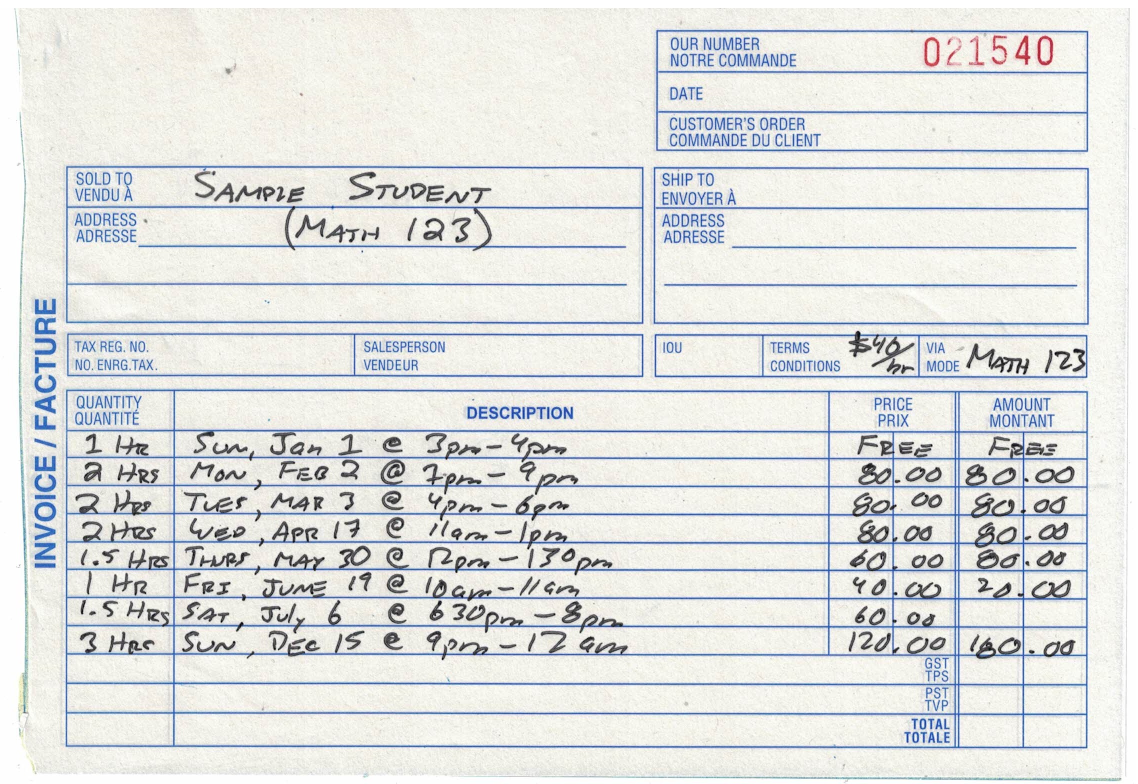
#> input picture sample_student.jpg, 2276 x 1568 px (shown at 1/2 size)
$ python tesseract_practice.py
#> lines starting #> are read from the running program, lines starting #| are printed output that depends on the picture
print("Hello world")

# from PIL import Image
import cv2
import pytesseract
pytesseract.pytesseract.tesseract_cmd = r"C:\Program Files\Tesseract-OCR\tesseract.exe"

my_image = cv2.imread("sample_student.jpg")
#> my_image is the input picture: shape (1568, 2276, 3); mean B, G, R 224.5, 225.2, 223
my_image2 = cv2.imread("sample_student_no_back_sheet.jpg")
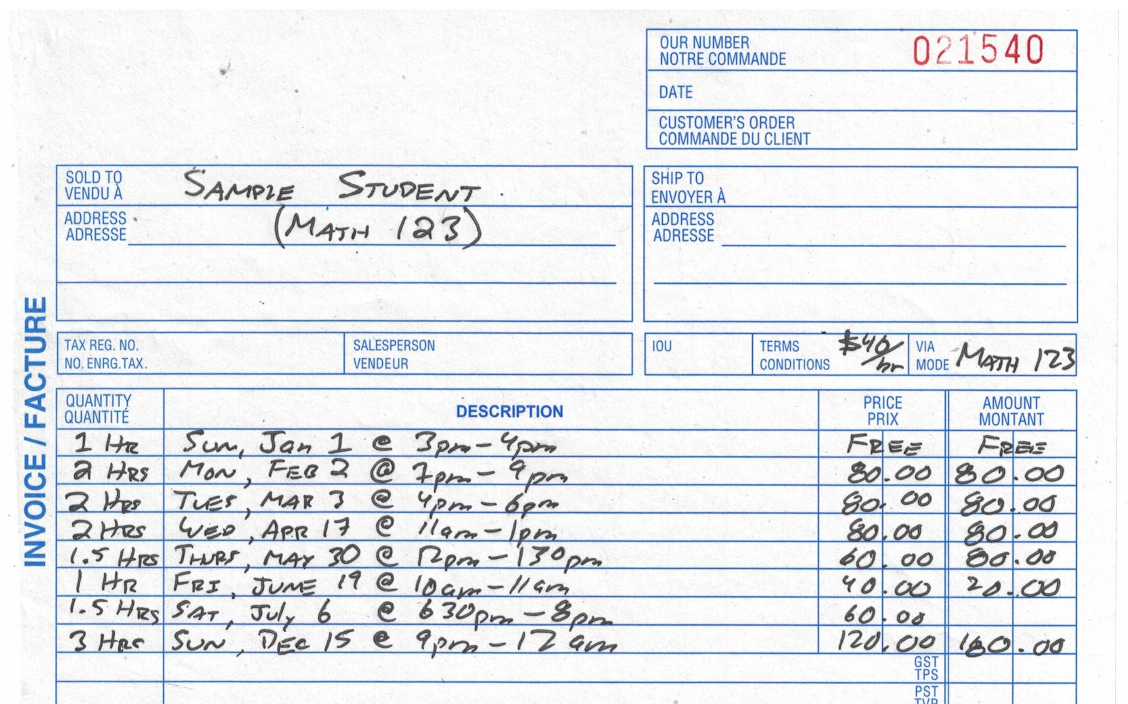
#> input picture sample_student_no_back_sheet.jpg, 2256 x 1408 px (shown at 1/2 size)
#> my_image2 is the input picture: shape (1408, 2256, 3); mean B, G, R 237.2, 232.8, 229.5
# my_image3 = cv2.imread("handwriting_test_ADF.jpg")
# my_image3 = cv2.imread("handwriting_ScanBed_dottedSolid.jpg")
# my_image3 = cv2.imread("handwriting_ScanBed_thinSolid.jpg")
my_image3 = cv2.imread("handwriting_ScanBed_dottedPaper.jpg")
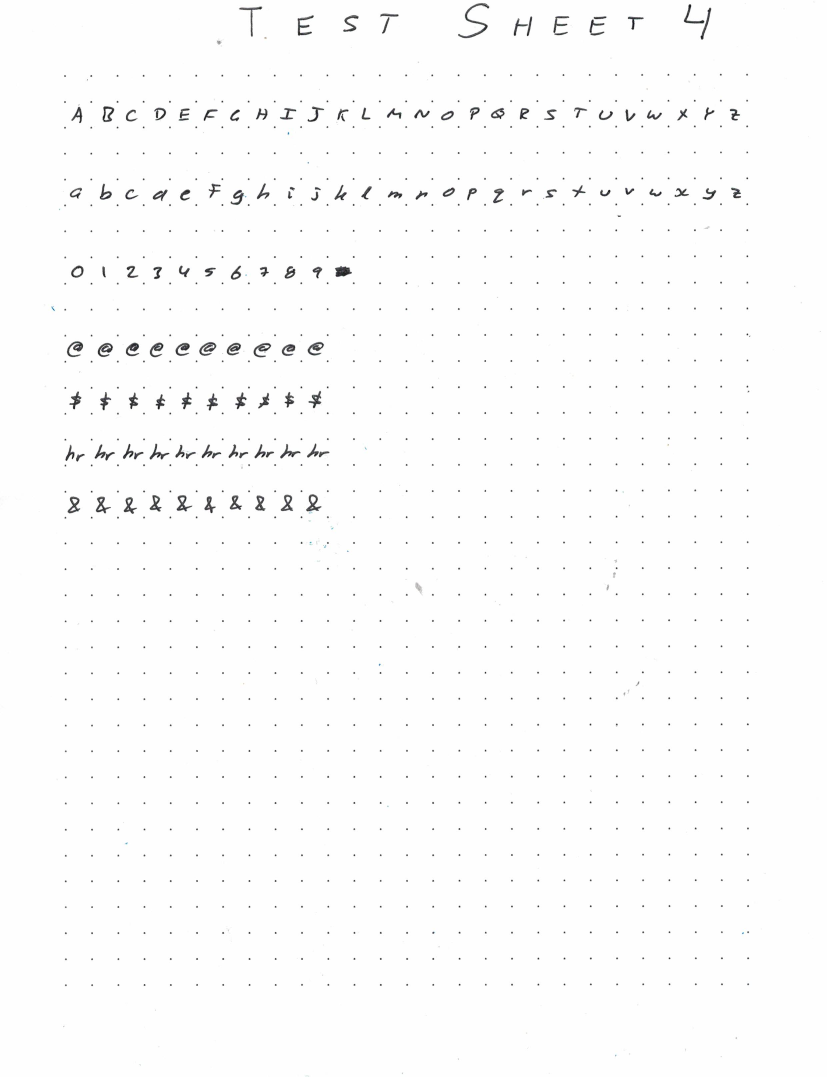
#> input picture handwriting_ScanBed_dottedPaper.jpg, 2479 x 3229 px (shown at 1/3 size)
#> my_image3 is the input picture: shape (3229, 2479, 3); mean B, G, R 251.8, 251.8, 251.7

my_image = cv2.cvtColor(my_image, cv2.COLOR_BGR2RGB)
my_image3 = cv2.cvtColor(my_image3, cv2.COLOR_BGR2GRAY)
#> my_image3: shape (3229, 2479)


image_height, image_width, _ = my_image.shape
#> image_height = 1568; image_width = 2276
image_height2, image_width2, _ = my_image2.shape
#> image_height2 = 1408; image_width2 = 2256
image_height3, image_width3 = my_image3.shape
#> image_height3 = 3229; image_width3 = 2479

print(image_height3) # 3229
#| 3229
print(image_width3) # 2479
#| 2479


WIDTH = int(1366*0.7)
HEIGHT = int(768*0.7)


SCALE_FACTOR = 0.35
WIDTH3 = int(image_width3*SCALE_FACTOR)
#> WIDTH3 = 867
HEIGHT3 = int(image_height3*SCALE_FACTOR)
#> HEIGHT3 = 1130

my_image = cv2.resize(my_image, (WIDTH, HEIGHT))
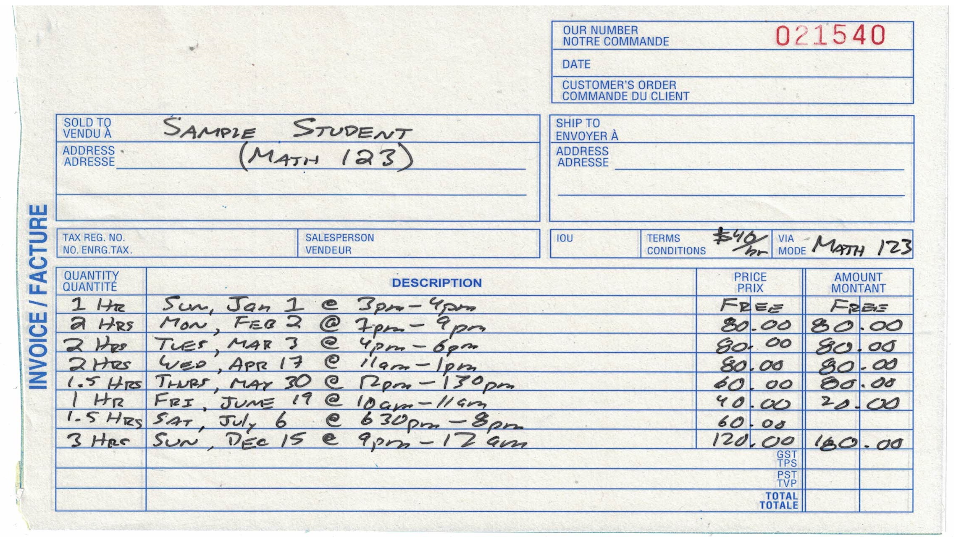
#> my_image: shape (537, 956, 3); mean R, G, B 222.9, 225.1, 224.3
my_image2 = cv2.resize(my_image2, (WIDTH, HEIGHT))
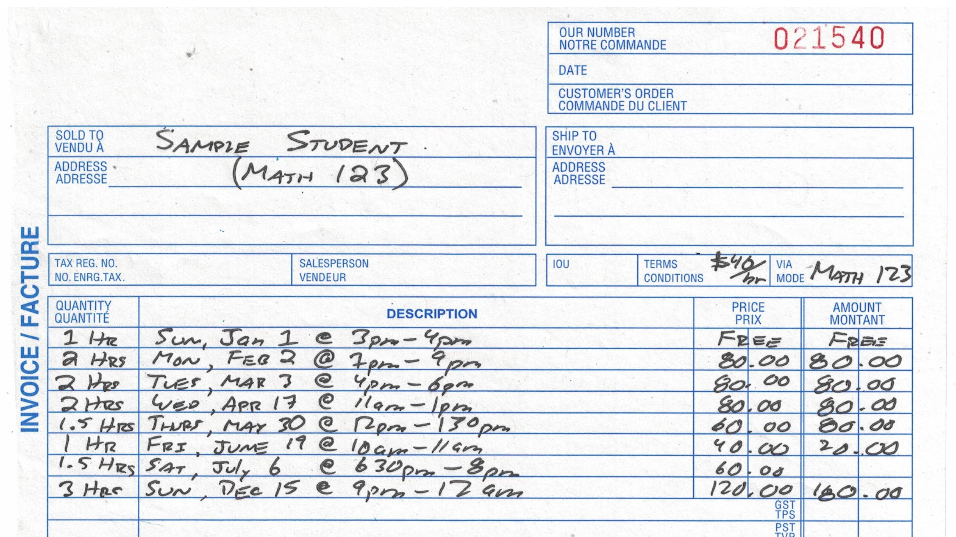
#> my_image2: shape (537, 956, 3); mean B, G, R 237.1, 232.7, 229.4
my_image3 = cv2.resize(my_image3, (WIDTH3, HEIGHT3))
#> my_image3: shape (1130, 867)
# [11 lines of commented-out code are left out]
#> (the run stopped early here; a loop or call above may not have finished)
